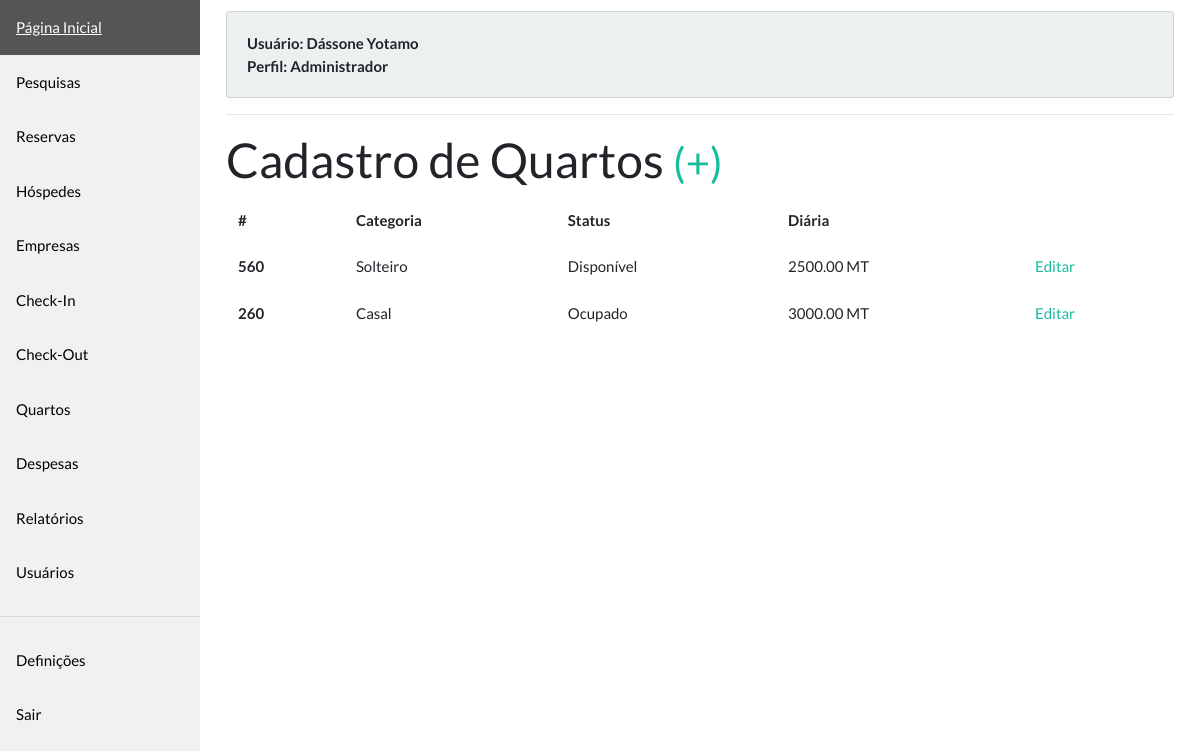
/rooms/ (signed in), run on the app's committed database.
### models.py (models this page shows)
class BaseModel(Model):
    class Meta:
        database = db

class User(BaseModel, UserMixin):
    name = CharField(max_length=255)
    email = CharField(max_length=255, unique=True)
    profile = CharField(max_length=50, choices=PROFILES)
    password = CharField(max_length=255, default=gph(
        'passwd'))  # TODO remove it later
    created_at = DateTimeField(default=datetime.now())
    updated_at = DateTimeField(null=True)
    created_by = ForeignKeyField('self', column_name='created_by', null=True)
    updated_by = ForeignKeyField('self',  column_name='updated_by', null=True)
    def get_profile_label(self):
        return dict(PROFILES)[self.profile]

class Mutable(BaseModel):
    created_at = DateTimeField(default=datetime.now())
    updated_at = DateTimeField(null=True)
    created_by = ForeignKeyField(User, column_name='created_by', null=True)
    updated_by = ForeignKeyField(User,  column_name='updated_by', null=True)

class Room(Mutable):
    number = IntegerField(unique=True)
    category = CharField(max_length=50, choices=CATEGORIES)
    status = CharField(max_length=50, choices=ROOM_STATUSES)
    daily_amount = FloatField()
    def get_category_label(self):
        return dict(CATEGORIES)[self.category]
    def get_status_label(self):
        return dict(ROOM_STATUSES)[self.status]

### views/rooms.py (the view)
@rooms.route('/', methods=['GET'])
@login_required
@allowed_profile(['receptionist', 'manager', 'admin'])
def room_index():
    return render_template('rooms/index.html', rooms=get_all(Room))

### app.py (called while the page is built)
@login_manager.user_loader
def load_user(user_id):
    return get(User, user_id)

### dao.py (called while the page is built)
def get(model: Type, id: int) -> Model:
    try:
        return model.get(id)
    except model.DoesNotExist:
        raise abort(404)

def get_all(model: Type) -> ModelSelect:
    return model.select()

### utils/security.py (called while the page is built)
    def __call__(self, func):
        @wraps(func)
        def wrapped_func(*args, **kwargs):
            user_authed = current_user.is_authenticated
            if user_authed and current_user.profile in self.profiles:
                return func(*args, **kwargs)
            raise abort(403)
        return wrapped_func

### templates/rooms/index.html
{% extends "layout/base.html" %}
{% block content %}
<div>
    <h1>Cadastro de Quartos <small><a href="{{ url_for('rooms.room_new') }}">(+)</small></a></h1>
    {% if rooms %}
    <div class="table-responsive">
        <table class="table table-borderless">
            <thead>
                <tr>
                    <th scope="col">#</th>
                    <th scope="col">Categoria</th>
                    <th scope="col">Status</th>
                    <th scope="col">Diária</th>
                    <th scope="col"></th>
                </tr>
            </thead>
            <tbody>
                {% for room in rooms %}
                <tr>
                    <th scope="row">{{ room.number }}</th>
                    <td>{{ room.get_category_label() }}</td>
                    <td>{{ room.get_status_label() }}</td>
                    <td>{{  "%.2f MT"|format(room.daily_amount) }}</td>
                    <td><a href="{{ url_for('rooms.room_edit', room_id=room.id) }}">Editar</a></td>
                </tr>
                {% endfor %}
            </tbody>
        </table>
    </div>
    {% endif %}
</div>
{% endblock %}

### templates/layout/base.html (shortened to what this page needs)
<!doctype html>
<html lang="en">
<head>
    <link rel="stylesheet" href="{{ url_for('static', filename='styles.css') }}">
    <link rel="stylesheet" href="https://stackpath.bootstrapcdn.com/bootswatch/4.5.0/flatly/bootstrap.min.css"
>
</head>
<body>
    <div class="sidebar">
        <a href="{{ url_for('index') }}">Página Inicial</a>
        {% if current_user.profile in ('receptionist', 'manager', 'admin') %}
        <a href="#">Pesquisas</a>
        {% endif %}
        {% if current_user.profile in ('receptionist', 'manager', 'admin') %}
        <a href="#">Reservas</a>
        {% endif %}
        {% if current_user.profile in ('receptionist', 'manager', 'admin') %}
        <a href="{{ url_for('guests.guest_index') }}">Hóspedes</a>
        {% endif %}
        {% if current_user.profile in ('receptionist', 'manager', 'admin') %}
        <a href="{{ url_for('companies.company_index') }}">Empresas</a>
        {% endif %}
        {% if current_user.profile in ('receptionist', 'manager', 'admin') %}
        <a href="#">Check-In</a>
        {% endif %}
        {% if current_user.profile in ('receptionist', 'manager', 'admin') %}
        <a href="#">Check-Out</a>
        {% endif %}
        {% if current_user.profile in ('receptionist', 'manager', 'admin') %}
        <a href="{{ url_for('rooms.room_index') }}">Quartos</a>
        {% endif %}
        {% if current_user.profile in ('receptionist', 'manager', 'admin') %}
        <a href="#">Despesas</a>
        {% endif %}
        {% if current_user.profile in ('receptionist', 'manager', 'admin') %}
        <a href="#">Relatórios</a>
        {% endif %}
        {% if current_user.profile in ('admin') %}
        <a href="{{ url_for('users.user_index') }}">Usuários</a>
        {% endif %}
        <hr />
        {% if current_user.profile in ('receptionist', 'manager', 'admin') %}
        <a href="#">Definições</a>
        <a href="{{ url_for('logout') }}">Sair</a>
        {% endif %}
    </div>
    <div class="content">
        <div style="padding: 10px">
            <div class="card card-body bg-light" style="font-weight: bold">
                <div>
                    Usuário: {{ current_user.name.title() }}
                </div>
                <div>
                    Perfil: {{ current_user.get_profile_label() }}
                </div>
            </div>
            <hr />
            {% block content %}
            {% endblock %}
        </div>
    </div>
</body>
</html>

### static/styles.css (style rules this page uses)
.sidebar { margin: 0; padding: 0; width: 200px; background-color: #f1f1f1; position: fixed; height: 100%; overflow: auto; }
.sidebar a { display: block; color: black; padding: 16px; text-decoration: none; }
div.content { margin-left: 200px; padding: 1px 16px; height: 1000px; }

### data on the page
User: name "Dássone Yotamo", get_profile_label "Administrador"
Room: number "560", get_category_label "Solteiro", get_status_label "Disponível", daily_amount "2500.00 MT"
Room: number "260", get_category_label "Casal", get_status_label "Ocupado", daily_amount "3000.00 MT"
